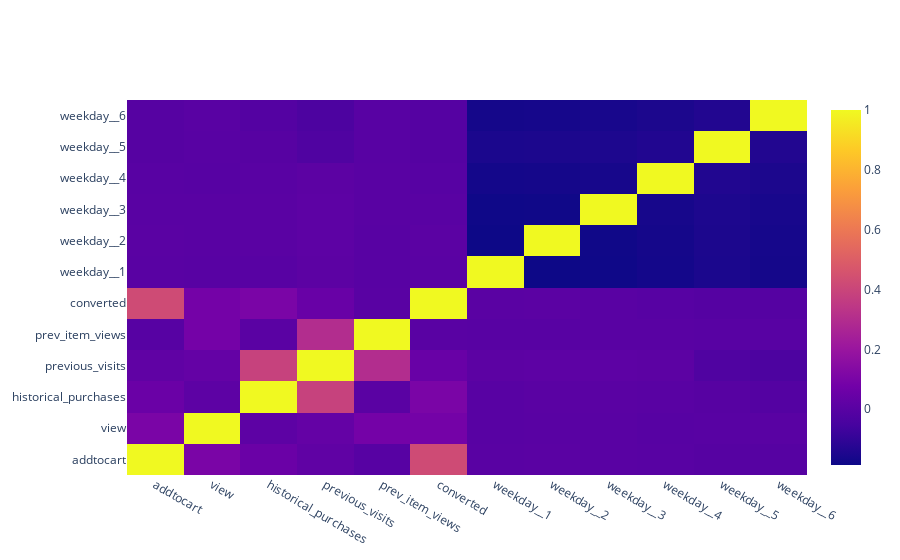

The code cell stored with this chart in its notebook:
### Code cell
def df_to_plotly(df):
    return {'z': df.values.tolist(),
            'x': df.columns.tolist(),
            'y': df.index.tolist()}

fig = go.Figure(data=go.Heatmap(df_to_plotly(corrmap)))
fig.show()

### Figure 1 — Plotly figure (JSON) as saved in the notebook; plotly's stock layout.template omitted (floating-point values rounded to 4 significant figures; data arrays with more than 128 entries replaced by an {"elided": "..."} marker saying what was removed)
{"data": [{"type": "heatmap", "x": ["addtocart", "view", "historical_purchases", "previous_visits", "prev_item_views", "converted", "weekday__1", "weekday__2", "weekday__3", "weekday__4", "weekday__5", "weekday__6"], "y": ["addtocart", "view", "historical_purchases", "previous_visits", "prev_item_views", "converted", "weekday__1", "weekday__2", "weekday__3", "weekday__4", "weekday__5", "weekday__6"], "z": {"elided": "12x12 float values"}}], "layout": {"autosize": true, "xaxis": {"autorange": true, "range": [-0.5, 11.5], "type": "category"}, "yaxis": {"autorange": true, "range": [-0.5, 11.5], "type": "category"}}}
